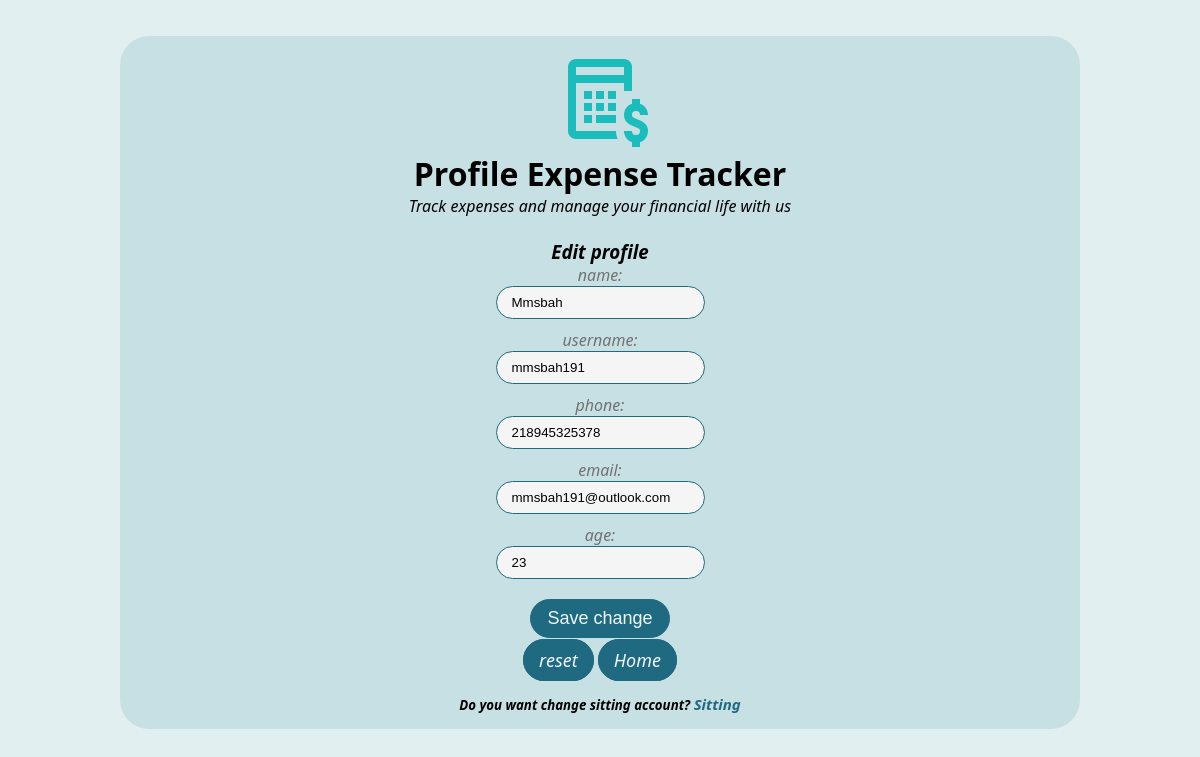
The page /home/profile_post.php (signed in) on the database its author committed.
### tables this page shows
CREATE TABLE `users` (
  `id` int(11) NOT NULL,
  `name` varchar(26) NOT NULL,
  `username` varchar(256) NOT NULL,
  `email` varchar(64) NOT NULL,
  `phone` varchar(16) DEFAULT NULL,
  `password` varchar(256) NOT NULL,
  `md5_pass` varchar(255) NOT NULL,
  `age` int(10) DEFAULT NULL,
  `timezone` int(11) NOT NULL DEFAULT 247,
  `avatar` varchar(255) DEFAULT NULL,
  `created_at` varchar(50) NOT NULL,
  `updated_at` varchar(50) NOT NULL
);

### include/data.php (called while the page is built, shortened)
<?php
 include("../include/connect.php");
 $id = $_SESSION['id'];
 $sql = "SELECT name,username,phone,email,age,avatar FROM users
WHERE id='$id'";
 $result = mysqli_query($conn, $sql);
 $row = mysqli_fetch_assoc($result);
 $name = $row['name'];
 $username = $row['username'];
 $phone = $row['phone'];
 $email = $row['email'];
 $age = $row['age'];
 ?>

### home/profile.php (the view, shortened to what this page needs)
<!DOCTYPE html>
<html lang="en">
<head>
    <link rel="stylesheet" href="../css/main.css">
</head>
<body>
    <div class="main">
        <div class="left">
            <img src="../Icon/outlined-96.png" alt="My picure">
            <br>
            <h1><strong>Profile Expense Tracker</strong></h1>
        </div>
        <i>Track expenses and manage your financial life with us</h5>
            <br><br>
            <h3>Edit profile</h3>
            <form action="profile_post.php" method="POST">
                <?php
                include('../include/data.php');
                ?>
                <label>name:</label><input type="text" name="nm" placeholder="name" value="<?php echo $name ?>"><br>
                <label>username:</label><input type=" text" name="usrnm" placeholder="username"
                    value="<?php echo $username ?>"><br>
                <label>phone:</label><input type=" number" name="phn" placeholder="phone"
                    value="<?php echo $phone ?>"><br>
                <label>email:</label><input type=" email" name="eml" placeholder="email"
                    value="<?php echo $email ?>"><br>
                <label>age:</label><input type="number" name="ag" placeholder="age" value="<?php echo $age ?>"><br>
                <button type=" submit" name="sbmt">Save change</button>
                <br>
                <a class=aa href="profile.php">reset</a>
                <a class=aa href="home.php">Home</a>
            </form>
            <br>
            <h5>Do you want change sitting account? <a href="sitting.php">Sitting</a> </h5>
    </div>
</body>
</html>

### css/main.css (style rules this page uses)
* { padding: 0; margin: 0; text-decoration: none; }
body { font-family: system-ui, -apple-system, BlinkMacSystemFont, "Segoe UI", Roboto, Oxygen, Ubuntu, Cantarell, "Open Sans", "Helvetica Neue", sans-serif; background: rgba(199, 224, 228, 0.5); width: 100%; height: 100%; }
.main { margin: 3% 10%; padding: 15px 0; background: rgba(199, 224, 228, 1); border-radius: 29px; z-index: 1; width: 80%; height: 80%; text-align: center; }
label { display: block; color: rgb(113, 114, 114); }
input, button,.aa,.ss { padding: 8px 15px; margin: 10px; border-radius: 23px; background: rgb(245, 245, 245); border: 1px solid #206a81; }
input { margin-top: 0px; }
.aa { margin: 0 0; }
button,.aa { background: #206a81; color: aliceblue; width: 140px; font-size: 18px; cursor: pointer; }
a { color: #206a81; font-size: 15px; }

### rows shown on the page
users: nm "Mmsbah", usrnm "mmsbah191", phn "218945325378", eml "mmsbah191@outlook.com", ag "23"
